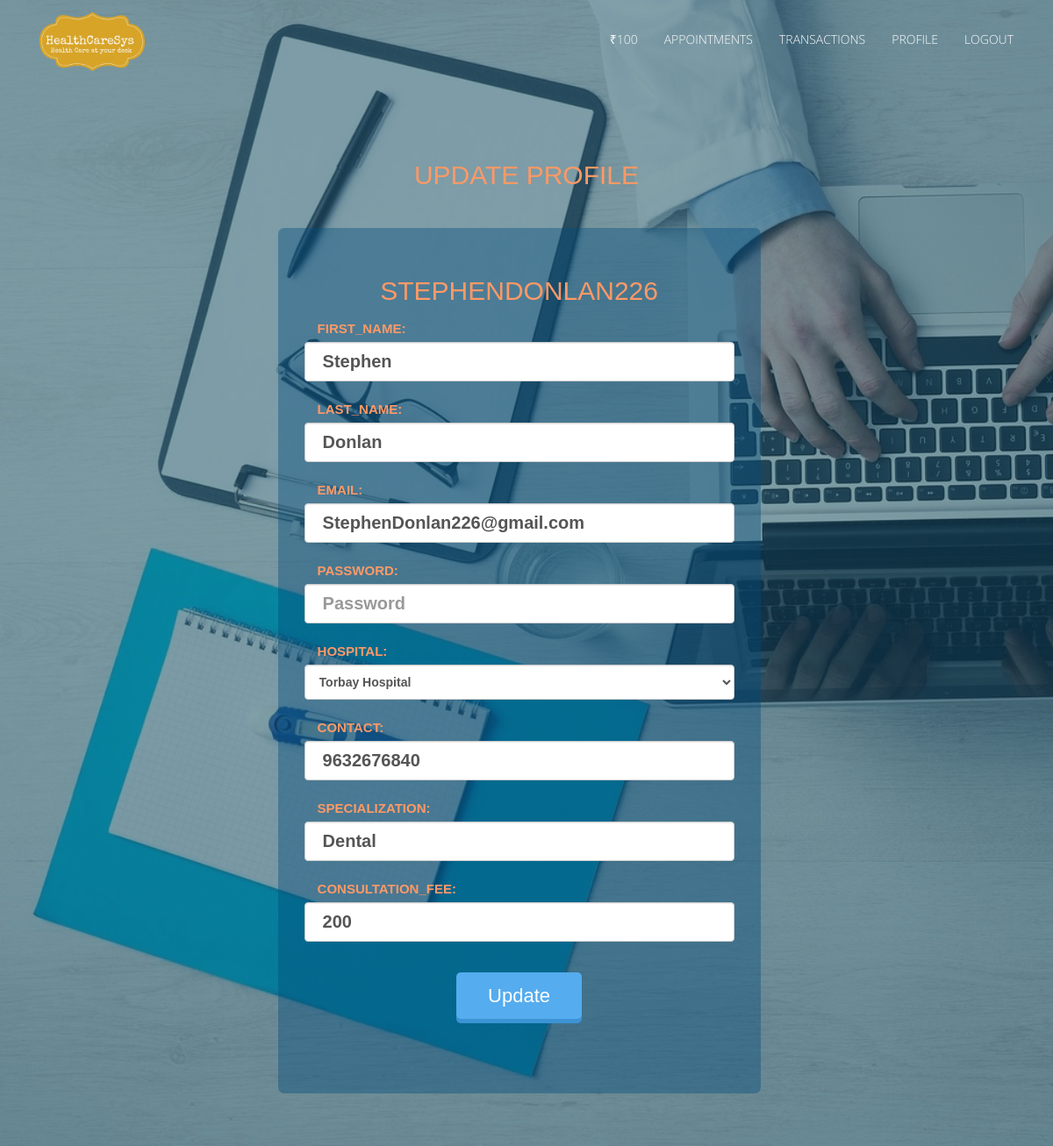
The app's page /updateuser/ (signed in) with its own data.
### accounts/models.py (models this page shows, shortened)
class DoctorProfile(models.Model):
    user = models.OneToOneField(User, on_delete=models.CASCADE)
    hospital = models.ForeignKey('healthcare.Hospital', on_delete=models.CASCADE)
    contact = models.CharField(max_length=50)
    specialization = models.ForeignKey('healthcare.Department', on_delete=models.CASCADE)
    consultation_fee = models.IntegerField(default=200)
    amount = models.PositiveIntegerField(default=100)

### accounts/views.py (the view, shortened to what this page needs)
# urls.py: url(r'^updateuser/$', views.UserFormUpdate.as_view(), name='userupdate'),
@method_decorator(login_required, name='dispatch')
class UserFormUpdate(View):
    template_name = 'registration/userupdate.html'
    form_class = UpdateUserProfile
    def get(self, request):
        if hasattr(request.user,'doctorprofile'):
            profile_form = DoctorForm(initial={'contact':request.user.doctorprofile.contact,'hospital':request.user.doctorprofile.hospital,'specialization':request.user.doctorprofile.specialization,'consultation_fee':request.user.doctorprofile.consultation_fee})
        elif hasattr(request.user,'userprofile'):
            profile_form = ProfileForm(initial={'contact':request.user.userprofile.contact,'address':request.user.userprofile.address,'birth_date':request.user.userprofile.birth_date})
        user_form = self.form_class(initial={'first_name':request.user.first_name,'last_name':request.user.last_name,'email':request.user.email})
        return render(request, self.template_name, {'user_form': user_form, 'profile_form': profile_form})

### accounts/forms.py
class UpdateUserProfile(forms.ModelForm):
    password = forms.CharField(label='password',widget=forms.PasswordInput(attrs={'placeholder':'Password','class':'form-control','id':'search-bar','required':''}))
    email = forms.EmailField(label='email',widget=forms.TextInput(attrs={'type':'email','placeholder':'Email','class':'form-control','id':'search-bar','required':''}))
    first_name = forms.CharField(label='first_name',widget=forms.TextInput(attrs={'placeholder':'First Name','class':'form-control','id':'search-bar','required':''}))
    last_name = forms.CharField(label='last_name',widget=forms.TextInput(attrs={'placeholder':'Last Name','class':'form-control','id':'search-bar','required':''}))
    class Meta:
        model = User
        fields = ['first_name', 'last_name','email', 'password']

class DoctorForm(forms.ModelForm):
    contact = forms.CharField(label='contact',widget=forms.TextInput(attrs={'placeholder':'Contact','class':'form-control','id':'search-bar','required':''}))
    specialization = forms.CharField(label='specialization',widget=forms.TextInput(attrs={'placeholder':'Specialization','class':'form-control','id':'search-bar','required':''}))
    consultation_fee = forms.IntegerField(label='consultation_fee',widget=forms.TextInput(attrs={'placeholder':'Consultation Fee','class':'form-control','id':'search-bar','required':''}))
    class Meta:
        model = DoctorProfile
        fields = ['hospital', 'contact', 'specialization','consultation_fee']
        widgets = {
            'hospital': forms.Select(attrs={'class': 'form-control','id':'search-bar','placeholder':'Hospital','required':''}),
        }

### healthcare/models.py (called while the page is built)
    def __str__(self):
        return self.name

    def __str__(self):
        return self.department_name

### accounts/templates/registration/userupdate.html (shortened to what this page needs)
{% extends 'healthcare/base.html' %}
{% block body %}
<div>
  <div>
  <center>
    <div id="form-main">
    <h2 style="color: #F96;	display: block;	font-size: 30px;font-weight: 400;">Update Profile<h2><br />
  <div id="form-div">
        <form id="contact" class="form-horizontal" action="" method="POST" enctype="multipart/form-data">
            <h3 style="color: #F96;	display: block;	font-size: 30px;font-weight: 400;">{{ request.user.username }}</h3>
            {% include 'registration/form-template.html' with form=user_form%}
            {% include 'registration/form-template.html' with form=profile_form%}
            <div class="form-group">
                <center><button class="btn blue">Update</button></center>
            </div>
        </form>
    </div>
  </div></center></div>
    {% endblock %}

### healthcare/templates/healthcare/base.html (shortened to what this page needs)
<!DOCTYPE html>
<html lang="en">
<head>
    {% load staticfiles %}
    <link rel="stylesheet" href="https://maxcdn.bootstrapcdn.com/bootstrap/3.3.7/css/bootstrap.min.css">
    <link href="{% static "css/style.css" %}" rel="stylesheet" type="text/css">
    <link href="{% static "css/profile.css" %}" rel="stylesheet" type="text/css">
    <link href="{% static "css/main.css" %}" rel="stylesheet" type="text/css">
</head>
<body id="myPage" data-spy="scroll" data-target=".navbar" data-offset="60">
    <section id="banner" class="banner">
      <div class="bg-color">
    <nav class="navbar navbar-default navbar-fixed-top" >
      <div class="container">
        <div class="col-md-12">
          <div class="navbar-header">
            <a class="navbar-brand" href="{% url 'healthcare:index' %}"><img src="{% static "img/logo.png" %}" class="img-responsive" style="width: 140px; margin-top: -30%;"></a>
          </div>
          <div class="collapse navbar-collapse navbar-right" id="myNavbar">
            <ul class="nav navbar-nav">
              {% if request.user.is_authenticated %}
                {% if request.user.userprofile %}
                <li class=""><a>₹{{ request.user.userprofile.amount }}</a></li>
                {% else %}
                <li class=""><a>₹{{ request.user.doctorprofile.amount }}</a></li>
                {% endif %}
                {% endif %}
              {% if request.user.is_authenticated %}
              <li class=""><a href="{% url 'healthcare:index' %}">Appointments</a></li>
              <li class=""><a href="{% url 'healthcare:transactions' %}">Transactions</a></li>
              {% else %}
              <li class=""><a href="{% url 'accounts:register' %}">Register</a></li>
              {% endif %}
              {% if request.user.is_authenticated and request.user.doctorprofile %}
              <li class=""><a href="{% url 'accounts:doctor-detail' request.user.doctorprofile.pk %}">Profile</a></li>
              {% elif request.user.is_authenticated and request.user.userprofile %}
              <li class=""><a href="{% url 'accounts:user-detail' request.user.userprofile.pk %}">Profile</a></li>
              {% elif not request.user.is_authenticated %}
              <li class=""><a href="{% url 'accounts:home' %}?role=doctor">Doctor</a></li>
              {% endif %}
              <li class="">
                {% if request.user.is_authenticated %}
                    <a href="{% url 'accounts:logout' %}">
                        Logout
                    </a>
                {% else %}
                    <a href="{% url 'accounts:login' %}">
                        Login
                    </a>
                {% endif %}
              </li>
            </ul>
          </div>
        </div>
      </div>
    </nav>
    <div class="container">
      <div class="row">
        <div class="banner-info">
          {% block body %}
          {% endblock %}
        </div>
      </div>
    </div>
  </div>
</section>
</body>
</html>

### accounts/templates/registration/form-template.html (shortened to what this page needs)
{% for field in form %}
<center><div class="form-group">
    <label class="control-label col-sm-2" style="font-size:15px;color: #F96;	display: block;">{{ field.label_tag }}</label>
    <div class="search-container">{{ field }}</div>
</div>
</center>
{% endfor %}

### healthcare/static/css/style.css (style rules this page uses)
.search-container { width: 490px; display: block; margin: 0 auto; }

### healthcare/static/css/main.css (style rules this page uses)
body { font-family: 'Open Sans', sans-serif; line-height: 20px; color: #999999; font-size: 300; font-size: 16px; }
ol, ul { list-style: none; }
h1, h2, h3, h4, h5, h6 { font-family: 'Raleway', sans-serif; font-weight: 600; color: #222222; }
a, a:hover, a:focus, a:active { outline: none; }
h2 { line-height: 20px; margin: 0; font-size: 28px; font-weight: 700; text-transform: uppercase; }
.navbar { margin-bottom: 0px; border: 0px; }
.navbar { border-radius: 0px; }
.navbar-default { background-color: #fff; padding: 20px 0; transition: all 0.3s; }
.navbar-default { background-color: transparent; border: 0px; }
.navbar-brand { font-family: 'Chewy', cursive; font-size: 32px; }
.navbar-brand img { padding-top: 2px; width: 120px !important; }
.navbar-default .navbar-brand, .navbar-default .navbar-brand:hover, .navbar-default .navbar-brand:focus { color: #EA6045; }
.navbar-default .navbar-nav > li > a { color: #fff; text-transform: uppercase; font-size: 14px; font-weight: 300; }
#banner { background: url('../img/bg-banner.jpg') no-repeat fixed; background-size: cover; min-height: 800px; position: relative; }
.bg-color { background-color: RGBA(13, 70, 83, 0.50); min-height: 800px; }
.banner-info { padding-top: 190px; }
.form-control { height: 40px; }

### accounts/templates/registration/userupdate.html (style rules this page uses)
#form-main { width:100%; float:left; padding-top:0px; }
#form-div { background-color:rgba(2, 76, 122,0.4); padding-left:35px; padding-right:35px; padding-top:35px; padding-bottom:50px; width: 550px; float: left; left: 48%; margin: 60px auto; position: absolute; margin-top:30px; margin-left: -260px; -moz-border-radius: 7px; -webkit-border-radius: 7px; position: relative; display: flex; justify-content: center; align-items: center; }
.btn { border-radius: 5px; padding: 10px 35px; font-size: 22px; text-decoration: none; margin: 20px; color: #fff; position: relative; display: inline-block; }
.blue { background-color: #55acee; box-shadow: 0px 5px 0px 0px #3C93D5; }

### records on screen
DoctorProfile: form "Torbay Hospital" "9632676840" "Dental" "200"

### other values on screen
{{ request.user.doctorprofile.amount }} "100"
{{ request.user.username }} "STEPHENDONLAN226"
{{ field.label_tag }} "FIRST_NAME:" "LAST_NAME:" "EMAIL:" "PASSWORD:" "HOSPITAL:" "CONTACT:" "SPECIALIZATION:" "CONSULTATION_FEE:"
